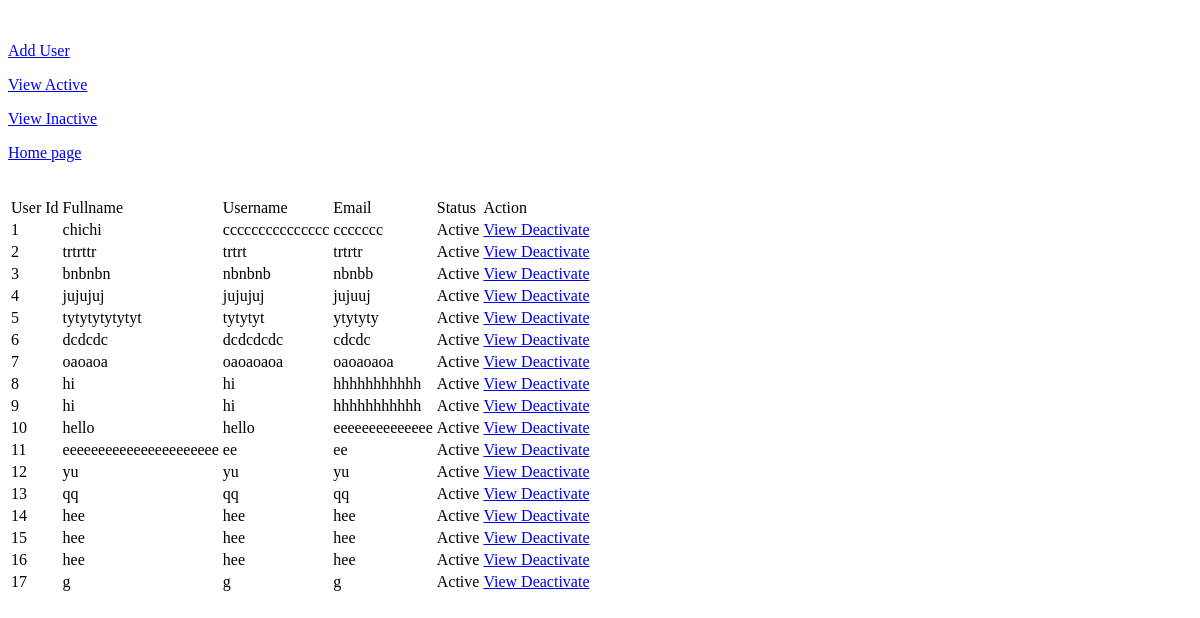
The page /index.php/users/admin on the database as committed earlier.
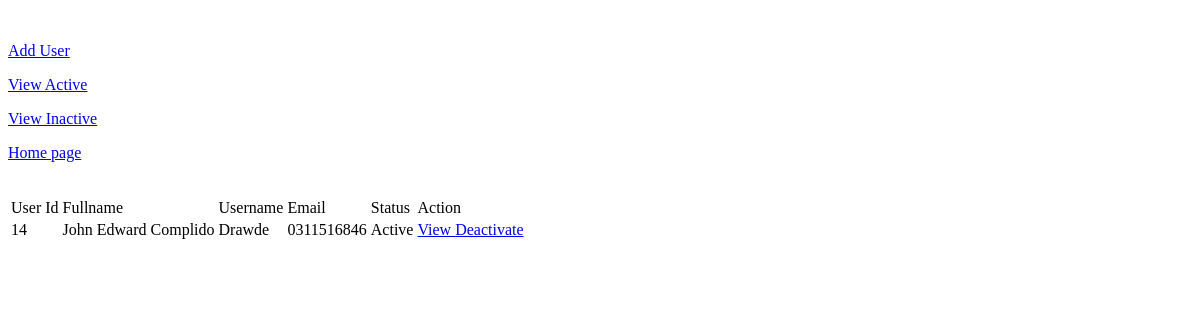
The same page on the database as committed later.
### tables this page shows
CREATE TABLE `users` (
  `user_id` int(11) NOT NULL,
  `user_type` bit(1) NOT NULL,
  `user_name` varchar(100) NOT NULL,
  `user_email` varchar(200) NOT NULL,
  `user_address` varchar(200) NOT NULL,
  `user_contact.no` varchar(50) NOT NULL,
  `user_birthday` date NOT NULL,
  `user_gender` enum('male','female','other') NOT NULL,
  `user_age` int(3) NOT NULL,
  `user_profpic_URL` varchar(255) NOT NULL,
  `user_acc_createddate` int(11) NOT NULL,
  `user_username` varchar(15) NOT NULL,
  `user_password` varchar(255) NOT NULL,
  `user_previouslog` date NOT NULL,
  `user_acc_status` enum('Active','Inactive') NOT NULL
);

### application/controllers/Users.php (called while the page is built, shortened)
<?php
class Users extends CI_Controller {
	public function admin()
	{
	  $this->load->model('user_model');
	  $users = $this->user_model->getUsers(null, "Active");
	  $output['users'] = $users;
      $this->load->view('users/getUser', $output);
	}
}

### index.php (called while the page is built, shortened)
<?php
require_once BASEPATH.'core/CodeIgniter.php';

### application/models/user_model.php (called while the page is built, shortened)
<?php
class user_model extends CI_Model {
    private $table = "users";
    public function getUsers($user_id = null, $user_acc_status = null){
        if (isset($user_acc_status) && $user_acc_status != null){
            $this -> db -> where ('user_acc_status', $user_acc_status);
        }
        $query = $this -> db -> get($this -> table);
        return $query -> result_array();
    }
}

### application/views/users/getUser.php (the view, shortened to what this page needs)
<div>
<br>
<p> <a href ="/Team-2/index.php/users/register/"> Add User </a> </p>
<p> <a href ="/Team-2/index.php/users/admin"> View Active </a> </p>
<p> <a href ="/Team-2/index.php/users/Viewinactive/"> View Inactive </a> </p>
<p> <a href ="/Team-2/index.php/users"> Home page </a> </p>
<br>
<table>
    <head>
        <td>  User Id  </td>
        <td>  Fullname  </td>
        <td>  Username </td>
        <td>  Email  </td>
        <td>  Status  </td>
        <td>  Action  </td>
    </head>
    <body>
        <?php  foreach($users as $user) { ?>
        <tr>
        <td><?php echo $user['user_id']?>  </td>
        <td><?php echo $user['user_name']?> </td>
        <td><?php echo $user['user_username']?> </td>
        <td><?php echo $user['user_email']?> </td>
        <td><?php echo $user['user_acc_status']?> </td>
        <td>
            <a href ="/Team-2/index.php/users/Viewuser/<?php echo $user['user_id'];?>">View </a>
            <?php
                    if($user['user_acc_status'] == "Active") {
            ?>            <a href ="/Team-2/index.php/users/updateStatus/<?php echo $user['user_id'];?>/Inactive">Deactivate</a>
            <?php   }
                    else {
            ?>            <a href ="/Team-2/index.php/users/updateStatus/<?php echo $user['user_id'];?>/Active">Activate</a>
            <?php } ?>
        </td>
        </tr>
        <?php } ?>
    </body>
</table>
</div>

Rows that differ between the two databases and show on the page:
removed users: user_id "1", user_name "chichi", user_username "ccccccccccccccc", user_email "ccccccc", user_acc_status "Active"
removed users: user_id "2", user_name "trtrttr", user_username "trtrt", user_email "trtrtr", user_acc_status "Active"
removed users: user_id "3", user_name "bnbnbn", user_username "nbnbnb", user_email "nbnbb", user_acc_status "Active"
removed users: user_id "4", user_name "jujujuj", user_username "jujujuj", user_email "jujuuj", user_acc_status "Active"
removed users: user_id "5", user_name "tytytytytytyt", user_username "tytytyt", user_email "ytytyty", user_acc_status "Active"
removed users: user_id "6", user_name "dcdcdc", user_username "dcdcdcdc", user_email "cdcdc", user_acc_status "Active"
removed users: user_id "7", user_name "oaoaoa", user_username "oaoaoaoa", user_email "oaoaoaoa", user_acc_status "Active"
removed users: user_id "8", user_name "hi", user_username "hi", user_email "hhhhhhhhhhh", user_acc_status "Active"
removed users: user_id "9", user_name "hi", user_username "hi", user_email "hhhhhhhhhhh", user_acc_status "Active"
removed users: user_id "10", user_name "hello", user_username "hello", user_email "eeeeeeeeeeeeee", user_acc_status "Active"
removed users: user_id "11", user_name "eeeeeeeeeeeeeeeeeeeeee", user_username "ee", user_email "ee", user_acc_status "Active"
removed users: user_id "12", user_name "yu", user_username "yu", user_email "yu", user_acc_status "Active"
removed users: user_id "13", user_name "qq", user_username "qq", user_email "qq", user_acc_status "Active"
removed users: user_id "15", user_name "hee", user_username "hee", user_email "hee", user_acc_status "Active"
removed users: user_id "16", user_name "hee", user_username "hee", user_email "hee", user_acc_status "Active"
removed users: user_id "17", user_name "g", user_username "g", user_email "g", user_acc_status "Active"
changed users "Active": user_name "hee" → "John Edward Complido"; user_username "hee" → "Drawde"; user_email "hee" → "0311516846"
